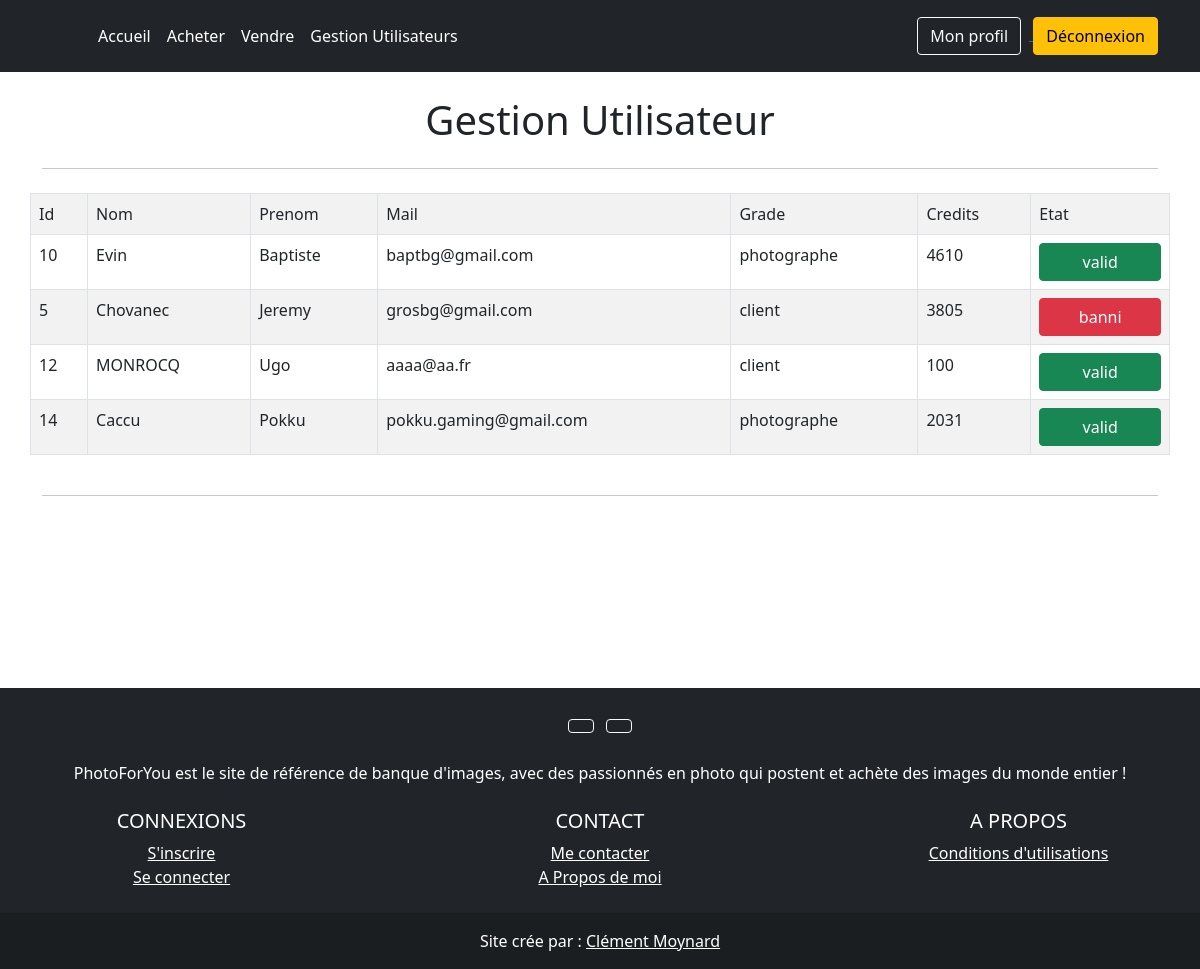
The page /gestionUtilisateur.php (signed in) on the database as committed earlier.
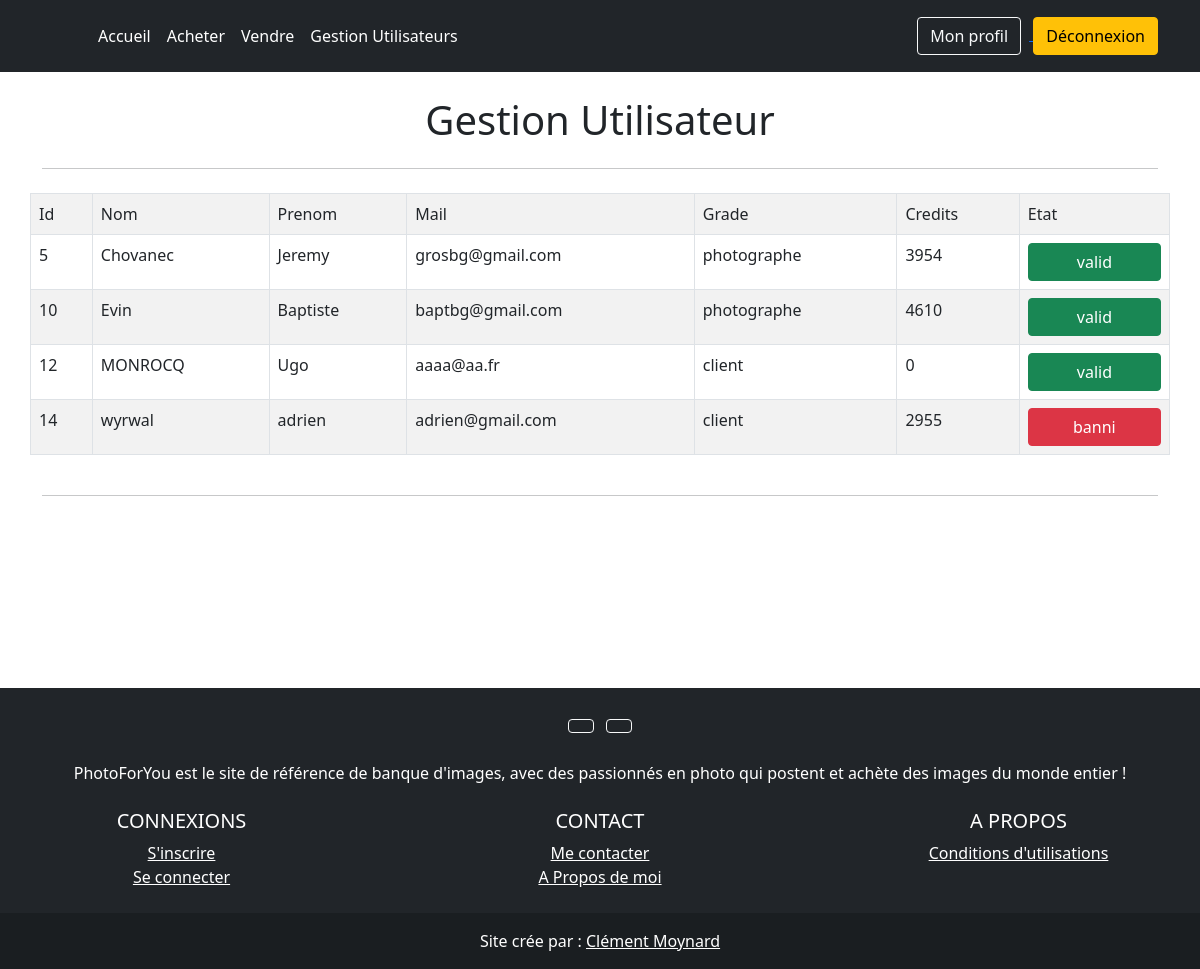
The same page on the database as committed later.
### tables this page shows
CREATE TABLE IF NOT EXISTS `users` (
  `id` int NOT NULL AUTO_INCREMENT,
  `nom` varchar(30) NOT NULL,
  `prenom` varchar(30) NOT NULL,
  `email` varchar(60) NOT NULL,
  `type` varchar(20) NOT NULL,
  `mdp` varchar(32) NOT NULL,
  `credit` int NOT NULL,
  `photo` varchar(50) NOT NULL,
  `etat` varchar(50) NOT NULL,
  PRIMARY KEY (`id`)
);

### gestionUtilisateur.php (the view, shortened to what this page needs)
<?php
include "include/entete_gestuser.inc.php";
?>
		<div class="container">
		<div class="jumbotron">
		<h1 class="text-center mt-4">Gestion Utilisateur</h1>
		<hr class="my-4">
        <div class="row justify-content-center mt-4">
				<table class="table table-bordered table-striped table-responsive-md">
					<tr>
						<td>Id</td>
						<td>Nom</td>
						<td>Prenom</td>
						<td>Mail</td>
						<td>Grade</td>
						<td>Credits</td>
						<td>Etat</td>
					</tr>
					<?php
        			    $req = $db->query("SELECT * FROM photoforyou.users WHERE type != 'admin'");
        			    $data = $req->fetchAll();
        			    foreach ($data as $li){
        			        echo '<tr>';
        			        echo '<td>'.$li['id'].'</td>';
        			        echo '<td>'.$li['nom'].'</td>';
        			        echo '<td>'.$li['prenom'].'</td>';
        			        echo '<td>'.$li['email'].'</td>';
        			        echo '<td>'.$li['type'].'</td>';
        			        echo '<td>'.$li['credit'].'</td>';
							if($li['etat'] == 'banni'){
								echo '<td><a href="gestion_pdo.php?id='.$li['id'].'&etat='.$li['etat'].'"><button class="h-100 w-100 btn btn-danger">'.$li['etat'].'</td>';
							}
							if($li['etat'] == 'valid'){
								echo '<td><a href="gestion_pdo.php?id='.$li['id'].'&etat='.$li['etat'].'"><button class="h-100 w-100 btn btn-success">'.$li['etat'].'</td>';
							}
        			        echo '</tr/>';
        			    }
        			?>
				</table>
			</div>
			<hr class="my-4"><br><br><br><br><br><br><br>
		</div>
		</div>
		<?php include "include/piedpage.inc.php"; ?>

### include/entete_gestuser.inc.php (shortened to what this page needs)
<!DOCTYPE html>
  <html lang="fr">
    <head>
      <link href="https://cdn.jsdelivr.net/npm/bootstrap@5.1.1/dist/css/bootstrap.min.css" rel="stylesheet">
    </head>
    <body>
    <?php
    if ((!isset($_SESSION['login'])) OR ($_SESSION['type'])=='visiteur') {
      echo '
    <header class="p-3 bg-dark text-white">
        <div class="container">
          <div class="d-flex flex-wrap align-items-center justify-content-center justify-content-lg-start">
            <svg class="bi me-2" width="40" height="32" role="img" aria-label="Bootstrap"><use xlink:href=""></use></svg>
            <ul class="nav col-12 col-lg-auto me-lg-auto mb-2 justify-content-center mb-md-0">
              <li><a href="index.php" class="nav-link px-2 text-white">Accueil</a></li>
              <li><a href="login.php" class="nav-link px-2 text-white">Acheter</a></li>
            </ul>
            <div class="text-end">
              <a href="login.php"><button type="button" class="btn btn-outline-light me-2">Connexion</button>
              <a href="register.php"><button type="button" class="btn btn-warning">S\'inscrire</button></a>
            </div>
          </div>
        </div>
      </header>'; }
        elseif ($_SESSION['type']=='admin') {
          echo '
          <header class="p-3 bg-dark text-white">
              <div class="container">
                <div class="d-flex flex-wrap align-items-center justify-content-center justify-content-lg-start">
                  <svg class="bi me-2" width="40" height="32" role="img" aria-label="Bootstrap"><use xlink:href=""></use></svg>
                  <ul class="nav col-12 col-lg-auto me-lg-auto mb-2 justify-content-center mb-md-0">
                    <li><a href="index.php" class="nav-link px-2 text-white">Accueil</a></li>
                    <li><a href="galerie.php" class="nav-link px-2 text-white">Acheter</a></li>
                    <li><a href="vente.php" class="nav-link px-2 text-white">Vendre</a></li>
                    <li><a href="gestionUtilisateur.php" class="nav-link px-2 text-white">Gestion Utilisateurs</a></li>
                  </ul>
                  <div class="text-end">
                    <a href="profil.php"><button type="button" class="btn btn-outline-light me-2">Mon profil</button>
                    <a href="deconnexion.php"><button type="button" class="btn btn-warning">Déconnexion</button></a>
                  </div>
                </div>
              </div>
            </header>';
          }
      ?>

### include/piedpage.inc.php (shortened to what this page needs)
<footer class="bg-dark text-center text-white">
  <div class="container p-4">
    <section class="mb-4">
      <a class="btn btn-outline-light btn-floating m-1" href="#!" role="button"
        ></a>
      <a class="btn btn-outline-light btn-floating m-1" href="#!" role="button"
        ></a>
    </section>
    <section class="mb-4">
      <p>
        PhotoForYou est le site de référence de banque d'images, avec des passionnés en photo qui postent et achète des images du monde entier !
      </p>
    </section>
    <section class="">
      <div class="row">
        <div class="col-lg-3 col-md-6 mb-4 mb-md-0">
          <h5 class="text-uppercase">Connexions</h5>
          <ul class="list-unstyled mb-0">
            <li>
              <a href="register.php" class="text-white">S'inscrire</a>
            </li>
            <li>
              <a href="login.php" class="text-white">Se connecter</a>
            </li>
          </ul>
        </div>
        <div class="col-lg-6 col-md-6 mb-4 mb-md-0">
          <h5 class="text-uppercase">Contact</h5>
          <ul class="list-unstyled mb-0">
            <li>
              <a href="#!" class="text-white">Me contacter</a>
            </li>
            <li>
              <a href="#!" class="text-white">A Propos de moi</a>
            </li>
          </ul>
        </div>
        <div class="col-lg-3 col-md-6 mb-4 mb-md-0">
          <h5 class="text-uppercase">A propos</h5>
          <ul class="list-unstyled mb-0">
            <li>
              <a href="#!" class="text-white">Conditions d'utilisations</a>
            </li>
          </ul>
        </div>
      </div>
    </section>
  </div>
  <div class="text-center p-3" style="background-color: rgba(0, 0, 0, 0.2);">
    Site crée par :
    <a class="text-white" href="#">Clément Moynard</a>
  </div>
</footer>
</body>
</html>

Rows that differ between the two databases and show on the page:
changed users "Chovanec": type "client" → "photographe"; credit "3805" → "3954"; etat "banni" → "valid"; moves up the list
changed users "MONROCQ": credit "100" → "0"
changed users id 14: nom "Caccu" → "wyrwal"; prenom "Pokku" → "adrien"; email "pokku.gaming@gmail.com" → "adrien@gmail.com"; type "photographe" → "client"; credit "2031" → "2955"; etat "valid" → "banni"
